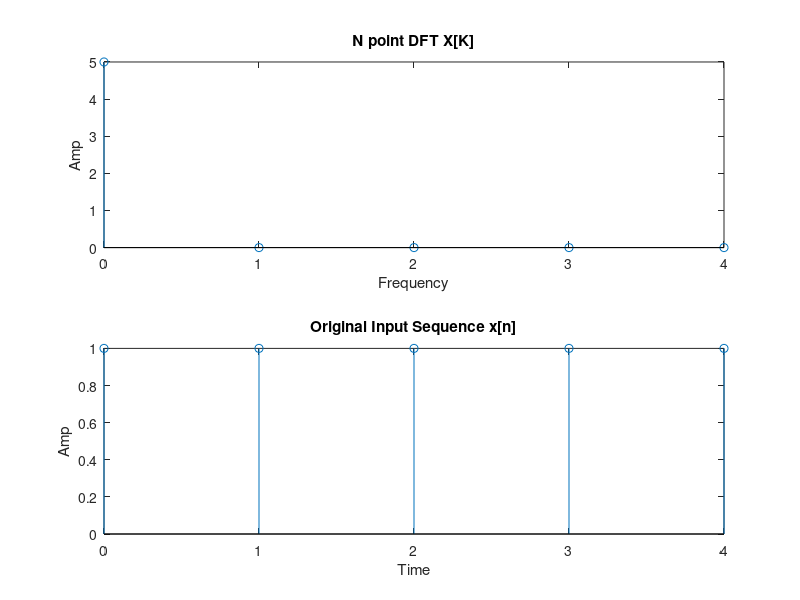

Here is the MATLAB script that generated this plot:
%IDFT Calculation Using Analytical Method And User Defined DataSet%
clc;
clear all;
X=input('Enter the sequence X[K]: '); %taking input sequence from the user
N=input('Enter the N-point for IDFT: ');  %taking the N-point value from the user
Xk=[X,zeros(1,N-length(X))]; %padding the input sequence with sufficient zeros
xn=zeros(1,N); %defining the result vector
for n=0:N-1 %analytical method loop
  for k=0:N-1
    xn(n+1)=xn(n+1)+(1/N)*(Xk(k+1).*exp((2*j*pi*k*n)/N)); %analytical formula for IDFT
  endfor
end
Xkabs=abs(Xk);  %calculating the absolute values of X(K)
Xkangle=angle(Xk);  %calculating the angle values of X(K)
t=0:N-1; %defining the time variable

subplot(2,1,1);
stem(t,Xk); %plotting the DFT sequence
xlabel('Frequency');
ylabel('Amp');
title('N point DFT X[K]');

subplot(2,1,2);
stem(t,xn); %plotting the IDFT sequence
xlabel('Time');
ylabel('Amp');
title('Original Input Sequence x[n]');

%plotting of the absolute and angle values can also be done just like the DFT code%
%just change the subplot range to (2,2,*) that means 4 sections of the entire window%
